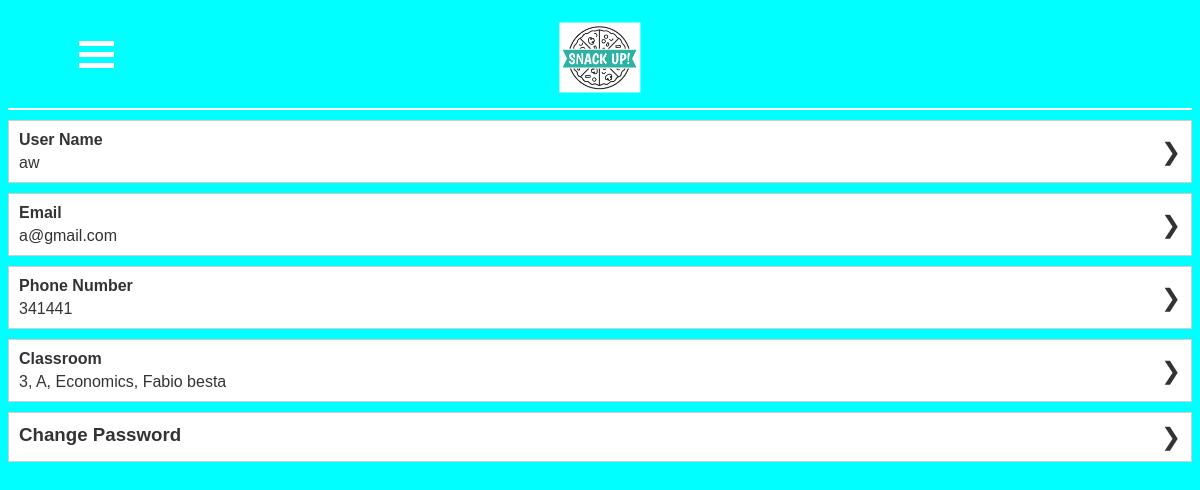
Page /account (signed in) on the committed database.
### app/models.py (models this page shows, shortened)
class Student(models.Model):
    phone_number = models.CharField(max_length=15, unique=True)
    email = models.EmailField(max_length=128, unique=True)
    username = models.CharField(max_length=64, default= email)
    classroom = models.ForeignKey(Classroom, blank=True, on_delete=models.SET_NULL, null=True)

class Classroom(models.Model):
    school = models.ForeignKey(School, on_delete=models.CASCADE)
    grade = models.PositiveIntegerField()
    section = models.CharField(max_length=1)
    specialisation = models.CharField(max_length=32)
    class Meta:
        unique_together = ("school", "grade", "section", "specialisation")

class School(models.Model):
    name = models.CharField(max_length=64)
    street = models.CharField(max_length=128)
    street_number = models.PositiveIntegerField()
    zip_code = models.CharField(max_length=64)
    city = models.CharField(max_length=64)
    country = models.CharField(max_length=64)
    company = models.ForeignKey(Company, null=True, blank=True, on_delete= models.SET_NULL)
    class Meta:
        unique_together = ("street", "street_number", "zip_code")

### app/views.py (the view)
# urls.py: path("account", views.account, name="account"),
def account(request, message=None):
    student = Student.objects.filter(email= request.user.email).first()
    if student == None:
        return HttpResponseRedirect(reverse("logout"))
    classroom = student.classroom
    html_dict = { "data": {
                    "User Name": student.username, "Email": student.email,
                    "Phone Number":student.phone_number, "Classroom": classroom
                    }
                }
    if message != None:
        html_dict["message"] = message
    return render(request, "app/student/account.html", html_dict)

### app/templates/app/student/account.html (shortened to what this page needs)
{% extends "app/student/user_layout.html" %}
{% load static %}
{% block links %}
    <link rel="stylesheet" href="{% static 'app/student/account.css' %}">
{% endblock %}
{% block pagecontent %}
    {% for key,value in data.items %}
        {% if not key == "Classroom" %}
            <a href="{% url 'change_information' key|lower %}">
                <div class="main">
                    <div class="information">
                        <h4>{{key}}</h4>
                        {{value}}
                    </div>
                    <div class="right-row">❯</div>
                </div>
            </a>
        {% else %}
        <a href="{% url 'change_information' key|lower %}">
            <div class="main">
                <div class="information">
                    <h4>{{key}}</h4>
                    {{value.grade}}, {{value.section}}, {{value.specialisation}}, {{value.school.name}}
                </div>
                <div class="right-row">❯</div>
            </div>
        </a>
        {% endif %}
    {% endfor %}
    <a href="{% url 'change_information' 'password' %}">
        <div class="main">
            <div class="information">
                <h3>Change Password</h3>
            </div>
            <div class="right-row">❯</div>
        </div>
    </a>
{% endblock %}

### app/templates/app/student/user_layout.html (shortened to what this page needs)
{% extends "app/layout.html" %}
{% load static %}

### app/templates/app/layout.html (shortened to what this page needs)
{% load static %}
<!DOCTYPE html>
<html lang="en">
    <head>
        <link rel="stylesheet" href="{% static 'app/layout.css' %}">
        {% block links %}
        {% endblock %}
    </head>
    <body id="main">
        <div class="header not-nav">
            <div class="image-set">
                <img src="{% static 'app/images/Snack_Up_logo.png' %}" alt="Snack Up" class="logo">
            </div>
            <div class="container">
                <div onclick="openNav()">
                    <div class="icon"></div>
                    <div class="icon"></div>
                    <div class="icon"></div>
                </div>
            </div>
        </div>
        <div class="not-nav">
            {% block pagecontent %}
            {% endblock %}
        </div>
    </body>
</html>

### app/static/app/layout.css (style rules this page uses)
#main { background-color: aqua; }
.not-nav { pointer-events: all; }
.header { width: 100%; height: 100px; position: relative; background:fixed no-repeat center; border-bottom: solid 2px white; }
.icon { width: 35px; height: 5px; background-color: white; margin: 6px 0; position: relative; cursor: pointer; }
.container { position: absolute; top: 15%; left: 5%; border-radius: 100%; padding: 1%; width: 35px; }
.image-set { position: absolute; top: 40px; left: 50%; transform: translate(-50%, -50%); text-align: center; color: white; font-size: 48px; }
.logo { margin-top: 30px; height: 70px; }
body { font-family: Arial, sans-serif; }

### app/static/app/student/account.css (style rules this page uses)
h1, h2, h3, h4, h5, h6, p, ul, li { margin: 0; padding: 0; }
body { font-family: Arial, sans-serif; background-color: #f1f1f1; }
.main { display: flex; justify-content: space-between; align-items: center; border: 1px solid #ccc; padding: 10px; margin-top: 10px; text-decoration: none; color: #333; background-color: white; }
.information { flex: 1; }
.right-row { font-size: 24px; }
h3, h4 { margin-bottom: 5px; }
a { text-decoration: none; }

### rows in the picture
Student: data "aw" "a@gmail.com" "341441"
Classroom: key "Classroom", grade "3", section "A", specialisation "Economics", school.name "Fabio besta"

### other values in the picture
{{ key }} "User Name" "Email" "Phone Number"
